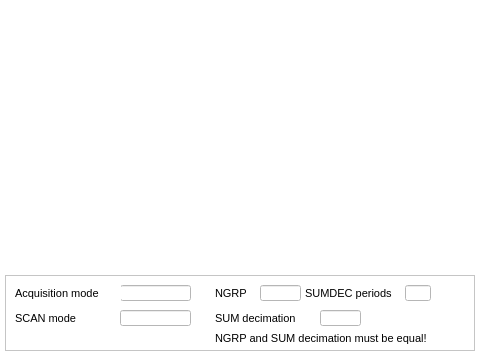
<?xml version="1.0" encoding="UTF-8"?>
<ui version="4.0">
 <class>ADC</class>
 <widget class="QMainWindow" name="ADC">
  <property name="geometry">
   <rect>
    <x>0</x>
    <y>0</y>
    <width>480</width>
    <height>360</height>
   </rect>
  </property>
  <property name="sizePolicy">
   <sizepolicy hsizetype="Minimum" vsizetype="Minimum">
    <horstretch>0</horstretch>
    <verstretch>0</verstretch>
   </sizepolicy>
  </property>
  <property name="windowTitle">
   <string>ADC raw data</string>
  </property>
  <property name="styleSheet">
   <string notr="true">background-color: rgb(255, 255, 255);</string>
  </property>
  <property name="Title" stdset="0">
   <string>ADC integrated data on $(DEVICE), channel $(CH)</string>
  </property>
  <widget class="QWidget" name="centralwidget">
   <widget class="caCartesianPlot" name="adc">
    <property name="geometry">
     <rect>
      <x>0</x>
      <y>0</y>
      <width>480</width>
      <height>270</height>
     </rect>
    </property>
    <property name="sizePolicy">
     <sizepolicy hsizetype="MinimumExpanding" vsizetype="MinimumExpanding">
      <horstretch>0</horstretch>
      <verstretch>0</verstretch>
     </sizepolicy>
    </property>
    <property name="font">
     <font>
      <family>Sans</family>
      <pointsize>8</pointsize>
     </font>
    </property>
    <property name="Title" stdset="0">
     <string notr="true">ADC integrated buffer :: channel $(CH)</string>
    </property>
    <property name="TitleX">
     <string notr="true">ADC samples</string>
    </property>
    <property name="TitleY">
     <string notr="true">ADC counts</string>
    </property>
    <property name="channels_1" stdset="0">
     <string notr="true">;$(DEVICE):signals:adc_integrated.$(CH)</string>
    </property>
    <property name="Style_1">
     <enum>caCartesianPlot::Lines</enum>
    </property>
    <property name="symbol_1">
     <enum>caCartesianPlot::Star1</enum>
    </property>
    <property name="color_1">
     <color>
      <red>255</red>
      <green>0</green>
      <blue>0</blue>
     </color>
    </property>
    <property name="channels_2" stdset="0">
     <string notr="true"/>
    </property>
    <property name="symbol_2">
     <enum>caCartesianPlot::Star2</enum>
    </property>
    <property name="color_2">
     <color>
      <red>3</red>
      <green>0</green>
      <blue>255</blue>
     </color>
    </property>
    <property name="channels_3" stdset="0">
     <string notr="true"/>
    </property>
    <property name="symbol_3">
     <enum>caCartesianPlot::Star1</enum>
    </property>
    <property name="color_3">
     <color>
      <red>31</red>
      <green>173</green>
      <blue>30</blue>
     </color>
    </property>
    <property name="channels_4" stdset="0">
     <string notr="true"/>
    </property>
    <property name="symbol_4">
     <enum>caCartesianPlot::Star2</enum>
    </property>
    <property name="color_4">
     <color>
      <red>122</red>
      <green>12</green>
      <blue>114</blue>
     </color>
    </property>
    <property name="plotMode">
     <enum>caCartesianPlot::PlotNPointsAndStop</enum>
    </property>
    <property name="countNumOrChannel" stdset="0">
     <string notr="true"/>
    </property>
    <property name="triggerChannel" stdset="0">
     <string notr="true"/>
    </property>
    <property name="foreground">
     <color alpha="0">
      <red>255</red>
      <green>255</green>
      <blue>255</blue>
     </color>
    </property>
    <property name="gridColor">
     <color>
      <red>0</red>
      <green>0</green>
      <blue>0</blue>
     </color>
    </property>
    <property name="XaxisScaling" stdset="0">
     <enum>caCartesianPlot::Auto</enum>
    </property>
    <property name="XaxisLimits">
     <string>0;100</string>
    </property>
    <property name="YaxisLimits">
     <string>-1000000;-900000</string>
    </property>
   </widget>
   <widget class="QFrame" name="frame">
    <property name="geometry">
     <rect>
      <x>5</x>
      <y>275</y>
      <width>470</width>
      <height>76</height>
     </rect>
    </property>
    <property name="frameShape">
     <enum>QFrame::StyledPanel</enum>
    </property>
    <property name="frameShadow">
     <enum>QFrame::Raised</enum>
    </property>
    <widget class="caLineEdit" name="calineedit_2">
     <property name="geometry">
      <rect>
       <x>115</x>
       <y>10</y>
       <width>71</width>
       <height>16</height>
      </rect>
     </property>
     <property name="channel" stdset="0">
      <string notr="true">$(DEVICE):signals:adc_integrated.ACQM</string>
     </property>
    </widget>
    <widget class="QLabel" name="label">
     <property name="geometry">
      <rect>
       <x>10</x>
       <y>10</y>
       <width>106</width>
       <height>16</height>
      </rect>
     </property>
     <property name="font">
      <font>
       <pointsize>8</pointsize>
      </font>
     </property>
     <property name="text">
      <string>Acquisition mode</string>
     </property>
    </widget>
    <widget class="QLabel" name="label_2">
     <property name="geometry">
      <rect>
       <x>10</x>
       <y>35</y>
       <width>106</width>
       <height>16</height>
      </rect>
     </property>
     <property name="font">
      <font>
       <pointsize>8</pointsize>
      </font>
     </property>
     <property name="text">
      <string>SCAN mode</string>
     </property>
    </widget>
    <widget class="caLineEdit" name="calineedit">
     <property name="geometry">
      <rect>
       <x>115</x>
       <y>35</y>
       <width>71</width>
       <height>16</height>
      </rect>
     </property>
     <property name="channel" stdset="0">
      <string notr="true">$(DEVICE):signals:adc_integrated.SCAN</string>
     </property>
    </widget>
    <widget class="caRelatedDisplay" name="carelateddisplay_6">
     <property name="geometry">
      <rect>
       <x>435</x>
       <y>5</y>
       <width>31</width>
       <height>21</height>
      </rect>
     </property>
     <property name="background">
      <color>
       <red>255</red>
       <green>255</green>
       <blue>127</blue>
      </color>
     </property>
     <property name="labels">
      <string notr="true">:::</string>
     </property>
     <property name="files">
      <string notr="true">acquisition_settings</string>
     </property>
     <property name="args">
      <string notr="true">DEVICE=$(DEVICE)</string>
     </property>
    </widget>
    <widget class="QLabel" name="label_3">
     <property name="geometry">
      <rect>
       <x>210</x>
       <y>10</y>
       <width>41</width>
       <height>16</height>
      </rect>
     </property>
     <property name="font">
      <font>
       <pointsize>8</pointsize>
      </font>
     </property>
     <property name="text">
      <string>NGRP</string>
     </property>
    </widget>
    <widget class="caLineEdit" name="calineedit_3">
     <property name="geometry">
      <rect>
       <x>255</x>
       <y>10</y>
       <width>41</width>
       <height>16</height>
      </rect>
     </property>
     <property name="channel" stdset="0">
      <string notr="true">$(DEVICE):signals:adc_integrated.NGRP</string>
     </property>
    </widget>
    <widget class="QLabel" name="label_4">
     <property name="geometry">
      <rect>
       <x>210</x>
       <y>55</y>
       <width>236</width>
       <height>16</height>
      </rect>
     </property>
     <property name="font">
      <font>
       <pointsize>8</pointsize>
      </font>
     </property>
     <property name="text">
      <string>NGRP and SUM decimation must be equal!</string>
     </property>
    </widget>
    <widget class="QLabel" name="label_5">
     <property name="geometry">
      <rect>
       <x>300</x>
       <y>10</y>
       <width>96</width>
       <height>16</height>
      </rect>
     </property>
     <property name="font">
      <font>
       <pointsize>8</pointsize>
      </font>
     </property>
     <property name="text">
      <string>SUMDEC periods</string>
     </property>
    </widget>
    <widget class="caLineEdit" name="calineedit_4">
     <property name="geometry">
      <rect>
       <x>400</x>
       <y>10</y>
       <width>26</width>
       <height>16</height>
      </rect>
     </property>
     <property name="channel" stdset="0">
      <string notr="true">$(DEVICE):decimation:sumdec_periods_mon</string>
     </property>
    </widget>
    <widget class="QLabel" name="label_6">
     <property name="geometry">
      <rect>
       <x>210</x>
       <y>35</y>
       <width>101</width>
       <height>16</height>
      </rect>
     </property>
     <property name="font">
      <font>
       <pointsize>8</pointsize>
      </font>
     </property>
     <property name="text">
      <string>SUM decimation</string>
     </property>
    </widget>
    <widget class="caLineEdit" name="calineedit_5">
     <property name="geometry">
      <rect>
       <x>315</x>
       <y>35</y>
       <width>41</width>
       <height>16</height>
      </rect>
     </property>
     <property name="channel" stdset="0">
      <string notr="true">$(DEVICE):decimation:sum_mon</string>
     </property>
    </widget>
   </widget>
  </widget>
 </widget>
 <customwidgets>
  <customwidget>
   <class>QwtPlot</class>
   <extends>QFrame</extends>
   <header>qwt_plot.h</header>
  </customwidget>
  <customwidget>
   <class>caRelatedDisplay</class>
   <extends>QWidget</extends>
   <header>caRelatedDisplay</header>
  </customwidget>
  <customwidget>
   <class>caLineEdit</class>
   <extends>QLineEdit</extends>
   <header>caLineEdit</header>
  </customwidget>
  <customwidget>
   <class>caCartesianPlot</class>
   <extends>QwtPlot</extends>
   <header>caCartesianPlot</header>
  </customwidget>
 </customwidgets>
 <resources/>
 <connections/>
</ui>
